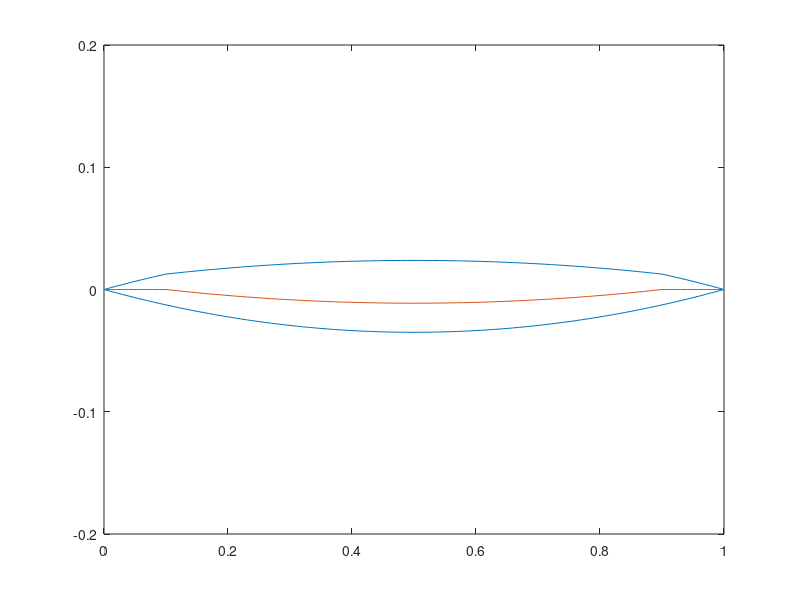
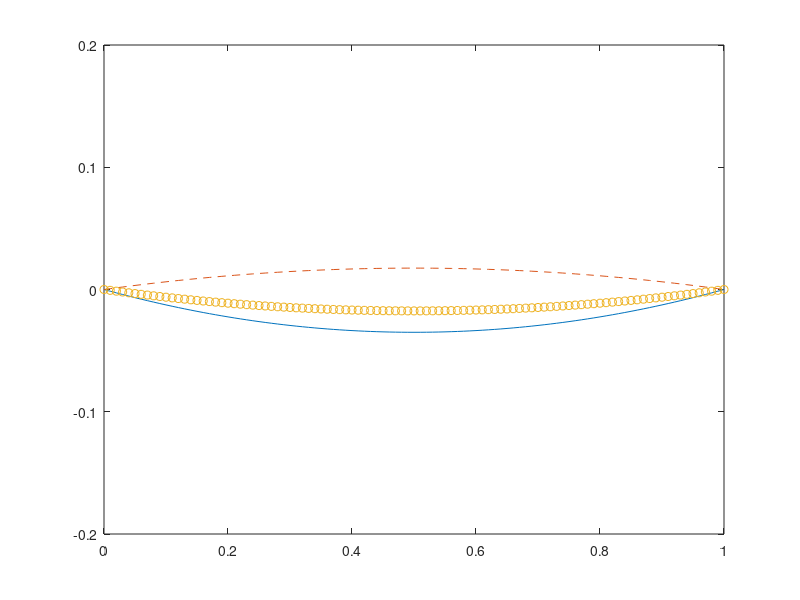

The MATLAB script that drew these images, in order:
clear;
clc;
close all;


t = 0.07;
c = 1;
dx = 0.01;
%% Segment 1 - Biconvex
x1 = 0:dx:0.1;
y1 = 2*(t/c).*x1.*(1-x1);
dydx1 = 2*(t/c) - 4*(t/c)*x1(end);
%% Segment 2 - Ellipse
t2 = t - 0.5*t;
x2start = (-dydx1 + 2*(t2/c))/(4*(t2/c));
x2 = (0.1+x2start):dx:(0.9+x2start);
% b = sqrt((dydx1*(1/x2(1)))^2*(1-x2(1)^2));
% y2 = sqrt((1- (x2.^2/(c^2))*b^2));
x2 = x2 - x2start;
y2 = 2*(t2/c).*x2.*(1-x2);
yup = y1(end) - y2(1);
y2 = y2 + yup;

%% Segment 3 - Biconvex
x3 = 0.9:dx:1;
y3 = 2*(t/c).*x3.*(1-x3);


%% Segment 4 - Bottom Biconvex

x4 = 1:-dx:0;
y4 = -2*(t/c).*x4.*(1-x4);

plot([x1,x2,x3,x4],[y1,y2,y3,y4])
ylim([-.2 .2])
hold on
camber = [y1(1:end-1),y2(1:end-1),y3]+y4;
plot(x4,camber)
%% Two Biconvex

t = 0.07;

x5 = 0:dx:1;
y5 = 2*((t-0.5*t)/c).*x5.*(1-x5);
figure

plot(x4,y4)
hold on
plot(x5,y5, '--')
ylim([-.2 .2])
plot(x4,y4+y5, 'o')